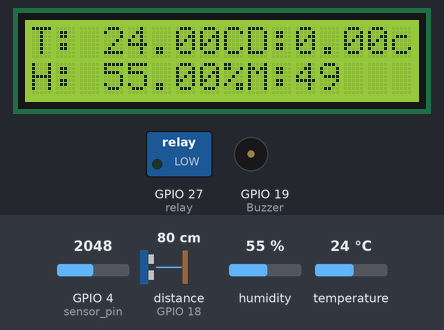
A sketch run on a simulated ESP32. On the bench: 16×2 character LCD, switched loads named in the sketch (green lamp = pin HIGH), buzzer (waves = sounding, pin HIGH). Wiring (inferred from the names in the program): ultrasonic range finder: trigger GPIO 5; echo GPIO 18. Inputs (shaded band) come from the test bench; at power-on: distance to the obstacle (sensor on GPIO 18) 80 cm, humidity 55 %, GPIO 4 (sensor_pin) = 2048, temperature 24 °C. The echo pulse lasts 58.3 µs per cm; WiFi joins after 1.5 s; servers stay silent unless stated; pins used as bus, display or sensor lines are not drawn; what the sketch prints to the serial monitor is not drawn.

Above: at 3.0 s.
3.1 s: distance to the obstacle (sensor on GPIO 18) set to 7 cm
At 6.6 s:
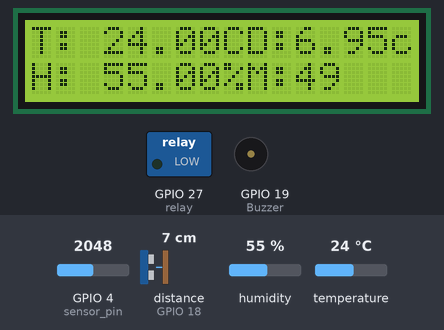
7.5 s: distance to the obstacle (sensor on GPIO 18) set to 4 cm
At 9.0 s:
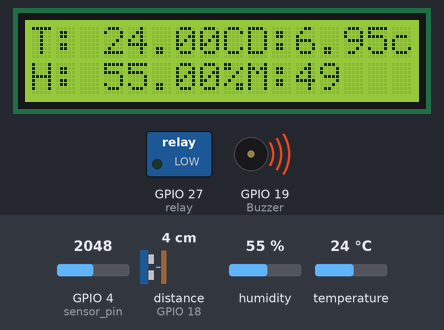
11.6 s: humidity set to 22 %
At 12.7 s:
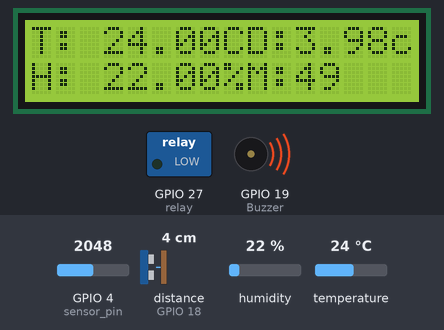
14.3 s: GPIO 4 (sensor_pin) set to 2866
At 17.5 s:
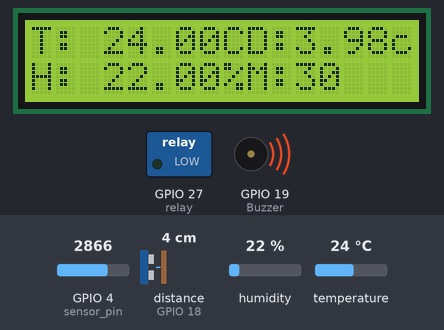
17.8 s: temperature set to 12 °C
At 18.8 s:
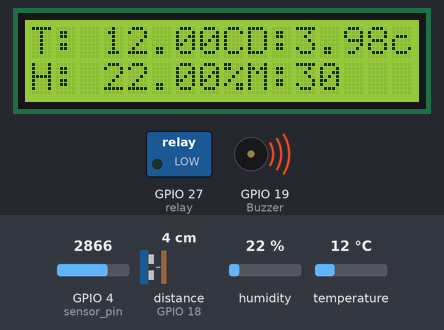
20.5 s: GPIO 4 (sensor_pin) set to 3648
At 23.6 s:
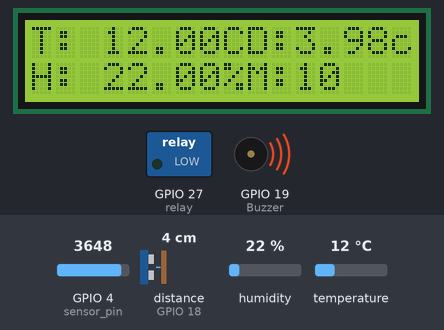
26.5 s: GPIO 4 (sensor_pin) set to 3731
Timing chart, 0 to 29.5 s (numbered marks = the images above; inputs shaded):
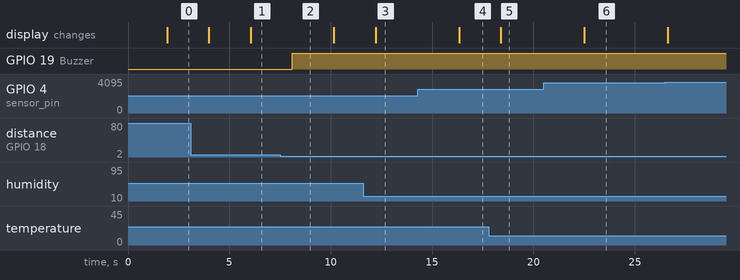

The sketch:

IOT.ino
```cpp
#define BLYNK_TEMPLATE_ID "TMPL6aKTYw9BW"
#define BLYNK_TEMPLATE_NAME "IOT"
#define BLYNK_AUTH_TOKEN "xEnqCns-PE6uF0tJ0ngpH6ApdmGBdZOr"


#include <DHT.h>
#include <LiquidCrystal_I2C.h>
#include <BlynkSimpleEsp32.h>
#include <WiFi.h>
 // ESP32 pin GPIO23 connected to DHT11 sensor
#define DHT_SENSOR_PIN  23
#define DHT_SENSOR_TYPE DHT11
#define Buzzer 19
#define relay 27
#define TRIG_PIN   5 // ESP32 pin GPIO5 connected to Ultrasonic Sensor's TRIG pin
#define ECHO_PIN   18// ESP32 pin GPIO18 connected to Ultrasonic Sensor's ECHO pin
 // ESP32 pin GPIO19 connected to Piezo Buzzer's pin
float duration, distance;

LiquidCrystal_I2C lcd(0x27, 16, 2);  // I2C address 0x27 (from DIYables LCD), 16 column and 2 rows
DHT dht_sensor(DHT_SENSOR_PIN, DHT_SENSOR_TYPE);
int _moisture,sensor_analog;
const int sensor_pin = 4;
char authentication[] ="xEnqCns-PE6uF0tJ0ngpH6ApdmGBdZOr";
char user[] = "Sambridhi";
char passoword[] = "sanas123";


void setup() {
  WiFi.begin(user,passoword);
  Blynk.begin(authentication, user, passoword);

  // initializing the DHT sensor
  dht_sensor.begin();
  // initializing the lcd
  lcd.init();
  lcd.backlight();
  Serial.begin(9600);
  pinMode(TRIG_PIN, OUTPUT);   // setting ESP32 pin to output mode
  pinMode(ECHO_PIN, INPUT);    // setting ESP32 pin to input mode
  pinMode(Buzzer, OUTPUT);
  pinMode(relay, OUTPUT);
  pinMode(sensor_pin, INPUT);

}


void loop() {
  float humi  = dht_sensor.readHumidity();    // read humidity
  float tempC = dht_sensor.readTemperature();
  sensor_analog = analogRead(sensor_pin);
  _moisture = ( 100 - ( (sensor_analog/4095.00) * 100 ) );
  Serial.print("Moisture = ");
  Serial.print(_moisture);  /* Print Temperature on the serial window */
  Serial.println("");
  Serial.println(humi);

String readmoisture;
 if (_moisture>=0)
 {
  //turning on the water pump
   digitalWrite(relay,LOW);
   readmoisture = "soil is dry";
 }
  else if(_moisture<=100)
 {
  //turning off the water pump
  digitalWrite(relay,HIGH);
  readmoisture = "Soil is wet";
 }

  lcd.clear();
    // check whether the reading is successful or not
  if (isnan(tempC) || isnan(humi)) {
    lcd.setCursor(0, 0);
    lcd.print("Failed");
  } else {
    lcd.setCursor(0, 0);  // display position
    lcd.print("T: ");
    lcd.print(tempC);     // display the temperature
    lcd.print("C");
    lcd.print("D:");
    lcd.print(distance);
    lcd.print("cm");

    lcd.setCursor(0, 1);  // display position
    lcd.print("H: ");
    lcd.print(humi);      // display the humidity
    lcd.print("%");
    lcd.print("M:");
    lcd.print(_moisture);

  }
  // generate 10-microsecond pulse to TRIG pin
  digitalWrite(TRIG_PIN, HIGH);
  delayMicroseconds(10);
  digitalWrite(TRIG_PIN, LOW);

  // measure duration of pulse from ECHO pin
  duration = pulseIn(ECHO_PIN, HIGH);
  // calculate the distance
  distance = 0.017 * duration;
  if (distance < 5){
    digitalWrite (Buzzer,HIGH);
  }
  else{
   digitalWrite (Buzzer,LOW);
  }
  // print the value to Serial Monitor
  Serial.print("Distance: ");
  Serial.print(distance);
  Serial.println("cm");
  Serial.print("Temperature: ");
  Serial.print(tempC);
  Serial.println("C");
  Serial.print("Humidity: ");
  Serial.print(humi);
  Serial.println("%");

   Blynk.virtualWrite(V0,tempC);
   Blynk.virtualWrite(V1,humi);
   Blynk.virtualWrite(V2,_moisture);


  delay(2000);
}
```

Measured:
- the behaviour switches between 6 and 5 cm on distance to the obstacle (sensor on GPIO 18) (found by bisection; images 1 and 2)
- after the input at 3.1 s, the display: first differs from a run without the input after 2.9 s (image 1)
- after the input at 7.5 s, GPIO 19 (Buzzer): LOW → HIGH after 0.60 s
- after the input at 11.6 s, the display: changes after 0.62 s (image 3)
- after the input at 14.3 s, the display: changes after 2.0 s (image 4)
- after the input at 17.8 s, the display: changes after 0.59 s (image 5)
- after the input at 20.5 s, the display: changes after 2.0 s (image 6)
